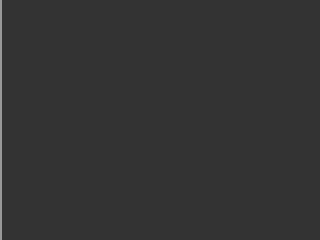
Frame 1 (no input)
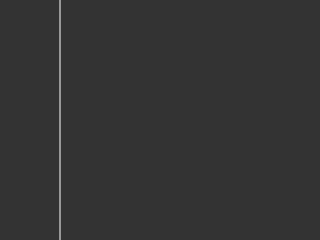
Frame 60 (no input)
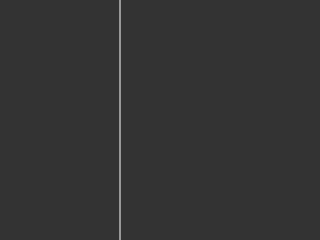
Frame 120 (the mouse pressed at the canvas centre since frame 60)

The p5.js sketch that drew these frames (run headless with seeded random() and noise() and a simulated clock; from frame 60 on, the mouse is pressed at the canvas centre):

// p5.js sketch
// ── sketch.js
// ITP Networked Media, Fall 2014
// DOM Manipulation
// https://github.com/shiffman/itp-networked-media
// Daniel Shiffman

// Based on https://github.com/lmccart/itp-networked-media

// Keep track of the canvas
var canvas;

function setup() {
  // Create canvas, store a reference to it in canvas
  c = createCanvas(320, 240);
  // Position canvas in middle of screen
  c.position(windowWidth/2-width/2, windowHeight/2-height/2);

  // If we wanted to instead we could do the centering with CSS
  // c.parent('center');
}

// A simple animation
function draw() {
  background(51);
  stroke(255);
  line(frameCount % width, 0, frameCount % width, height);
}

// This is called automatically whenever the user resizes the window
function windowResized() {
  // Re-position canvas in middle of screen
  c.position(windowWidth/2-width/2, windowHeight/2-height/2);
}
